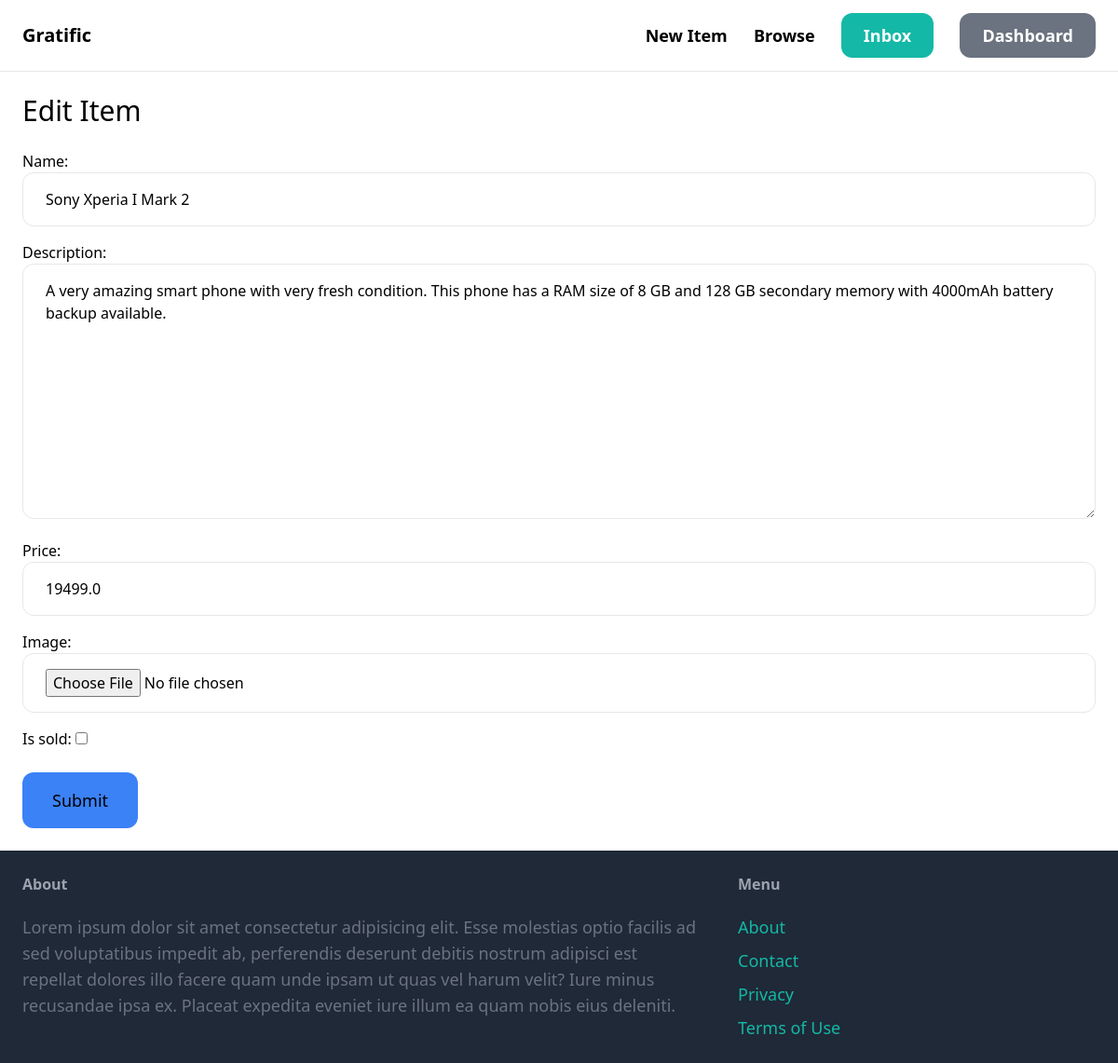
Page /item/1/edit/ (signed in) on the committed database.
### item/models.py (models this page shows, shortened)
class Item(models.Model):
    category = models.ForeignKey(Category, related_name='items', on_delete=models.CASCADE)
    name = models.CharField(max_length=255)
    description = models.TextField(blank=True, null=True)
    price = models.FloatField()
    image = models.ImageField(upload_to='items_image', blank=True, null=True)
    is_sold = models.BooleanField(default=False)
    created_by = models.ForeignKey(User, on_delete=models.CASCADE, related_name='items')
    created_at = models.DateTimeField(auto_now_add=True)

### item/views.py (the view)
# urls.py: path('<int:pk>/edit/', views.edit_item, name="edit"),
@login_required
def edit_item(request,pk):
    item = get_object_or_404(Item,pk=pk,created_by=request.user)
    if request.method == 'POST':
        form = EditItemForm(request.POST,request.FILES,instance=item)
        if form.is_valid():
            form.save()
            return redirect('item:detail',pk=item.id)
    else:
        form = EditItemForm(instance=item)
    return render(request,'item/add_new_item.html',{
        'form': form,
        'title': 'Edit Item',
    })

### item/form.py
class EditItemForm(forms.ModelForm):
    class Meta:
        model = Item
        fields = ('name','description','price','image','is_sold')
        widgets = {
            'name': forms.TextInput(attrs={
                'class': INPUT_CLASSES,
            }),
            'description': forms.Textarea(attrs={
                'class': INPUT_CLASSES,
            }),
            'price': forms.TextInput(attrs={
                'class': INPUT_CLASSES,
            }),
            'image': forms.FileInput(attrs={
                'class': INPUT_CLASSES,
            }),
        }

### item/templates/item/add_new_item.html (shortened to what this page needs)
{% extends 'base.html' %}
{% block content %}
     <div class="mb-6 text-3xl">{{title}}</div>
     <form action="." method="post" enctype="multipart/form-data">
        <div class="space-y-4">
            {{form.as_p}}
        </div>
        <button class="mt-6 py-4 px-8 text-lg bg-blue-500 hover:bg-blue-700 rounded-xl">Submit</button>
     </form>
{% endblock content %}

### rows in the picture
Item: name "Sony Xperia I Mark 2", description "A very amazing smart phone with very fresh condition. This phone has a RAM size of 8 GB and 128 GB secondary memory with 4000mAh battery backup available.", price "19499.0"

### other values in the picture
{{ title }} "Edit Item"
